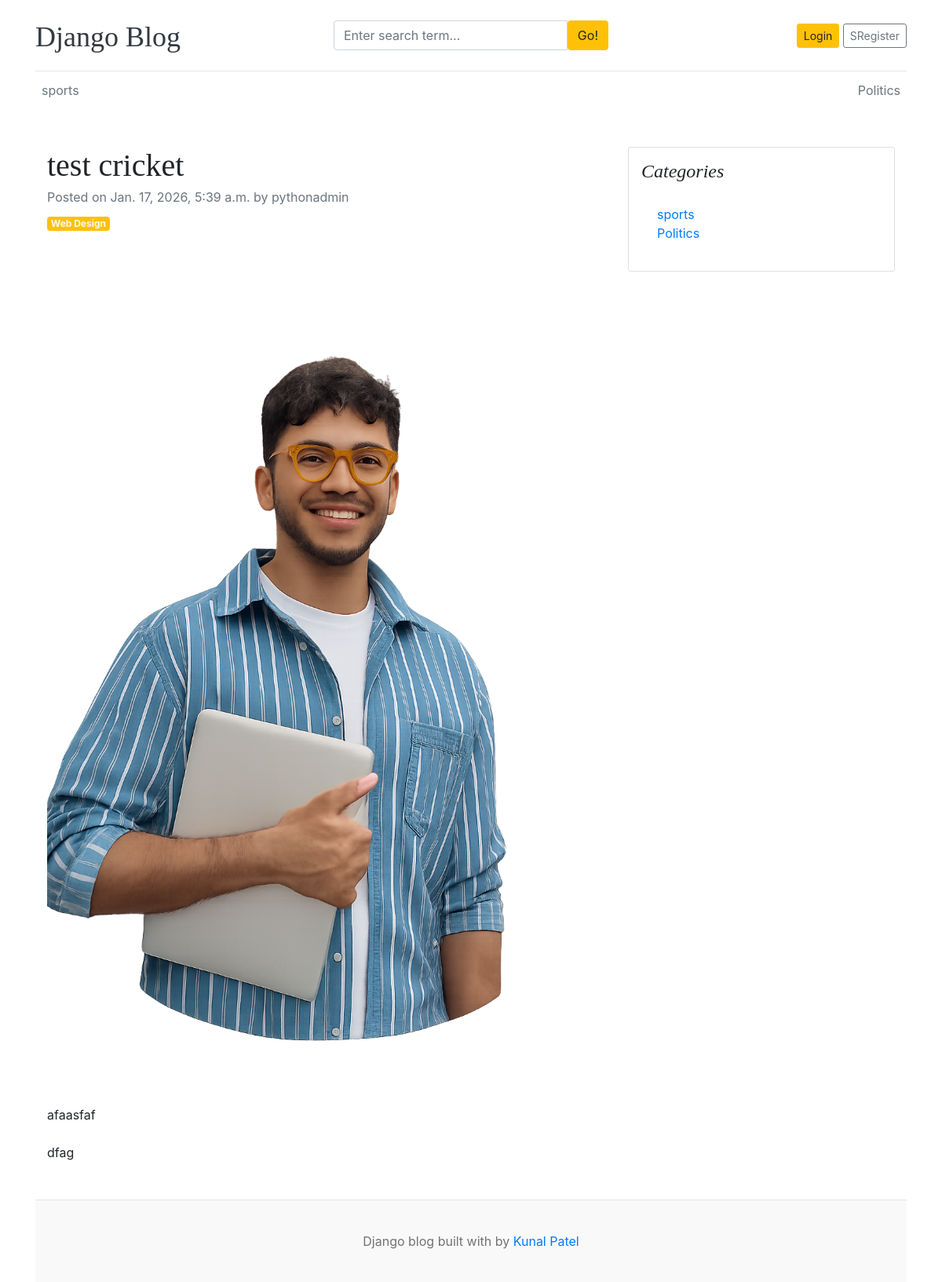
/blogs/test-cricket/, run on an earlier commit of the app's database.
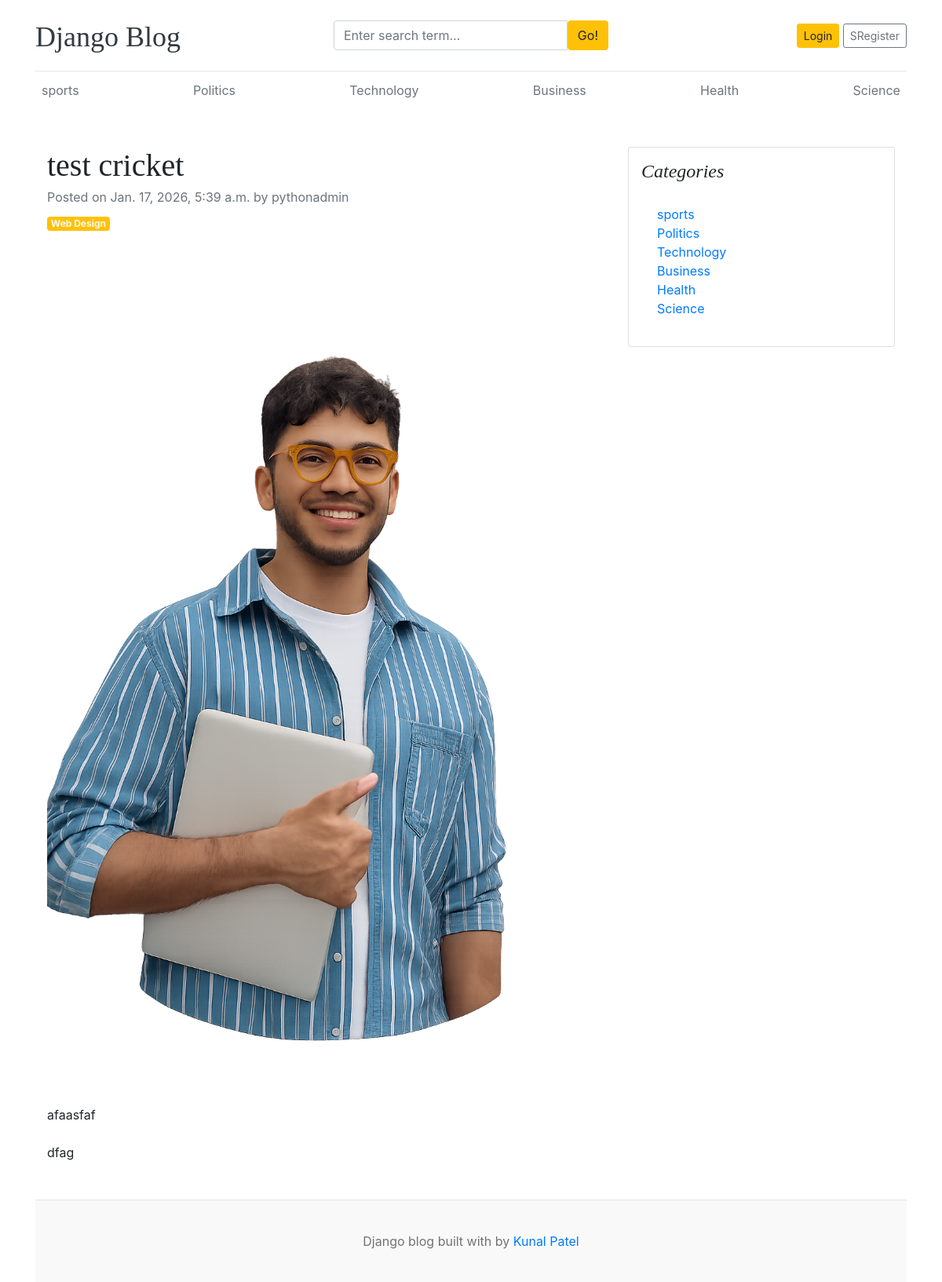
And on a later commit of the database.
### blogs/models.py (models this page shows, shortened)
class Category(models.Model):
    category_name = models.CharField(max_length=50, unique=True)
    created_at = models.DateTimeField(auto_now_add=True)
    updated_at = models.DateTimeField(auto_now=True)
    class Meta:
        verbose_name_plural = 'categories'

### blogs/views.py (the view)
# urls.py: path('blogs/<slug:slug>/', BlogsView.blogs, name='blogs' ),
def blogs(request, slug):
    single_blog = get_object_or_404(Blog, slug=slug, status='Published')
    context = {
        'single_blog': single_blog,
    }
    return render(request, 'blogs.html', context)

### blogs/context_processors.py (called while the page is built)
def get_categories(request):
    categories = Category.objects.all()
    return dict(categories=categories)

def get_social_links(request):
    social_links  = SocialLink.objects.all()
    return dict(social_links=social_links)

### templates/blogs.html (shortened to what this page needs)
{% extends 'base.html' %}
{% block content %}
<div class="container mt-5">
    <div class="row">
        <div class="col-lg-8">
            <article>
                <header class="mb-4">
                    <h1 class="fw-bolder mb-1">{{ single_blog.title }}</h1>
                    <div class="text-muted fst-italic mb-2">Posted on {{ single_blog.created_at }} by {{single_blog.author}}</div>
                    <a class="badge bg-warning text-decoration-none text-light" href="#!">Web Design</a>
                </header>
                <figure class="mb-4"><img class="img-fluid rounded" src="{{ single_blog.featured_image.url}}" alt="..." /></figure>
                <section class="mb-5">
                    <p class="fs-5 mb-4">{{single_blog.short_description }}</p>
                    <p class="fs-5 mb-4">{{single_blog.blog_body }}</p>
                    </section>
            </article>
        </div>
        <div class="col-lg-4">
            <div class="card mb-4 p-3">
                <h4 class="font-italic">Categories</h4>
                <div class="card-body">
                    <div class="row">
                        <div class="col-sm-6">
                            <ul class="list-unstyled mb-0">
                                {% for cat in categories %}
                                <li><a href="{% url 'posts_by_category' cat.id %}">{{ cat.category_name }}</a></li>
                                {% endfor %}
                            </ul>
                        </div>
                    </div>
                </div>
            </div>
        </div>
    </div>
</div>
{% endblock %}

### templates/base.html (shortened to what this page needs)
{% load static %}
<!DOCTYPE html>
<html lang="en">
<head>
    <link href="https://getbootstrap.com/docs/4.0/dist/css/bootstrap.min.css" rel="stylesheet">
    <link href="{% static 'css/blog.css' %}" rel="stylesheet">
</head>
<body>
    <div class="container">
      <header class="blog-header py-3">
        <div class="row flex-nowrap justify-content-between align-items-center">
          <div class="col-4 pt-1">
            <a class="blog-header-logo text-dark" href="/">Django Blog</a>
          </div>
          <div class="col-4">
            <form action="{% url 'search' %}" method="GET">
                <div class="input-group">
                    <input class="form-control" type="text"  name="keyword" placeholder="Enter search term..." aria-label="Enter search term..." aria-describedby="button-search" />
                    <button type="submit" class="btn btn-warning" id="button-search" type="button">Go!</button>
                  </div>
            </form>
          </div>
          <div class="col-4 d-flex justify-content-end align-items-center">
            <a class="btn btn-sm btn-warning" href="#">Login</a> &nbsp;
            <a class="btn btn-sm btn-outline-secondary" href="{% url 'register' %}">SRegister</a>
          </div>
        </div>
      </header>
      <div class="nav-scroller py-1 mb-2">
        <nav class="nav d-flex justify-content-between">
          {% for cat in categories %}
          <a class="p-2 text-muted" href="{% url 'posts_by_category' cat.id %}">{{ cat.category_name }}</a>
          {% endfor %}
        </nav>
      </div>
      {% block content %}
      {% endblock %}
    <footer class="blog-footer">
      <p>Django blog built with by <a href="#">Kunal Patel</a></p>
    </footer>
    </body>
</html>

What changed in the data, as far as the page shows it:
added Category: category_name "Technology"
added Category: category_name "Business"
added Category: category_name "Health"
added Category: category_name "Science"
